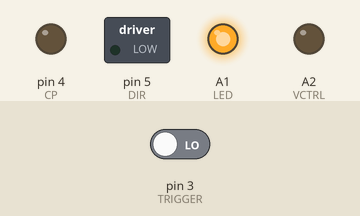
Recording of a sketch running on a simulated Arduino Uno, built with avr-gcc and run on an emulated ATmega328P. Shown: switched loads named in the sketch (green lamp = pin HIGH), output pins drawn as LEDs (lit = HIGH). The test bench sets the inputs (shaded band); at power-on: pin 3 (TRIGGER) LOW.

Above: at 3.2 s.
3.3 s: pin 3 (TRIGGER) driven HIGH
At 6.5 s:
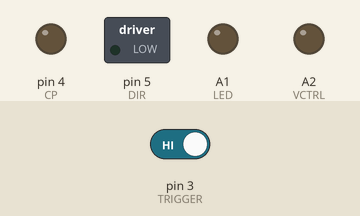
At 7.7 s:
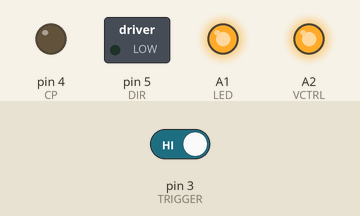
Timing chart, 0 to 31.6 s (numbered marks = the images above; inputs shaded):
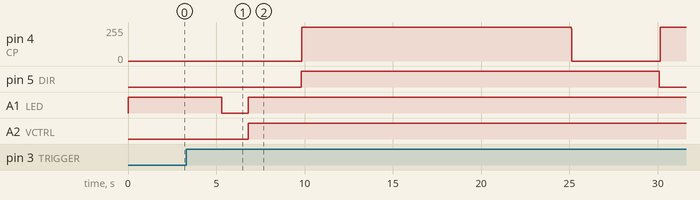

Measured:
- after the input at 3.3 s, pin 4 (CP): 0/255 → 255/255 after 6.6 s, → 0/255 15.2 s later, → 255/255 5.0 s later; pin 5 (DIR): LOW → HIGH after 6.5 s, → LOW 20.3 s later; A1 (LED): HIGH → LOW after 2.0 s, → HIGH 1.5 s later; A2 (VCTRL): LOW → HIGH after 3.5 s

The sketch:

erie_testing_210730.ino
```cpp
//CORE software modified by Sara Wijas March 2021 for ERIE 2021
// Pin numbering modified July 2021


#include <Servo.h>
#define    LED                 A1                                    // Output for LED's
//#define    SERVO               9                                    // Output for Servo motor ****HAS TO BE ON 9 or 10?***
#define    DIR                 5                                    // Output for stepper direction
#define    CP                  4                                    // Output for stepper signal
#define    TRIGGER             3                                    // Trigger experiment
#define    VCTRL               A2                                    // Output for 5V regulator control

int i = 0;
int x = 0;
//Servo myservo;


void setup(){
pinMode(VCTRL,  OUTPUT);  digitalWrite(VCTRL,  LOW);                // 5V regulator ON/OFF control pin (for opening tray door)
pinMode(LED,   OUTPUT);  digitalWrite(LED,   HIGH);                 // Light (LED) control pin
pinMode(CP,    OUTPUT);  digitalWrite(CP,    LOW);                  // Microstepper Pulse pin          (for opening tray door)
pinMode(DIR,   OUTPUT);  digitalWrite(DIR,   LOW);                  // Microstepper Direction pin      (for opening tray door)
pinMode(TRIGGER, INPUT);                                            // Trigger signal from Blue Origin IPC
delay(2000);                                                        //***** ADJUST THIS DELAY AS NEEDED FOR FLIGHT *****//
}


//Main Loop Begins Here//


//** first testing SERVO and lights
void loop()
{
if(digitalRead(TRIGGER) == HIGH)
  {
delay(1000);
if(digitalRead(TRIGGER) == HIGH)
  {
delay(1000);

//flash lights to signal experiment start
digitalWrite(LED,LOW);                                              // Flash the LED's to signal the end of the experiment
delay(1500);
digitalWrite(LED,HIGH);                                             // LEDs will turn off when power is shut off

// Prepare stepper to open tray door //
digitalWrite(VCTRL, HIGH);                                          // I THINK WE'RE MISSING SOMETHING TO POWER ON AND OFF THE DRIVER
delay(3000);
//digitalWrite(DIR,  LOW);
//delay(1000);


// Open the tray door  //

digitalWrite(DIR, HIGH);
// *TO DO** EDIT the i number for full opening - 6750
for(i=0; i<3050; i++){
    digitalWrite(CP, HIGH);
    delay(5);
    digitalWrite(CP, LOW);     }

delay(5000); // stay open 5 seconds

//  Close the tray door  //
digitalWrite(DIR, LOW);
// *TO DO** EDIT the i number for full opening - 6750
for(i=0; i<3050; i++){
    digitalWrite(CP, HIGH);
    delay(5);
    digitalWrite(CP, LOW);     }

delay(5000); // wait 5 seconds before shutting off

//  Turn off the system components
digitalWrite(VCTRL,LOW);                                            // Turn off the microstep driver.
digitalWrite(LED,LOW);                                              // Flash the LED's to signal the end of the experiment
delay(1500);
digitalWrite(LED,HIGH);                                             // LEDs will turn off when power is shut off
//delay(3600000);
delay(20000);
   }                                                                //These two end brackets correspond to the triggers at the beginning of the main loop, add them back in when done testing
  }
}
```
